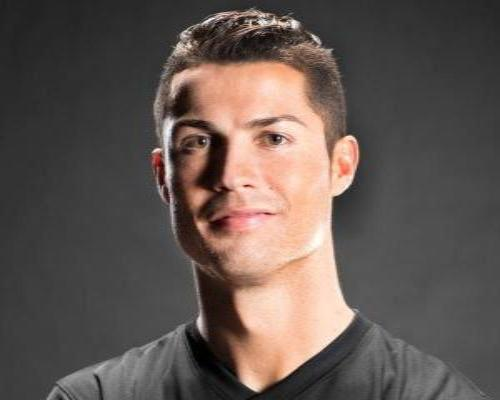
#> input picture 2_Image_Processing/2_Image_Blur/ron.jpg, 500 x 400 px
$ jupyter execute 2_blur_and_boxfilter.ipynb
#> lines starting #> are read from the running program, lines starting #| are printed output that depends on the picture
[cell 1]
import cv2,numpy as np
import matplotlib.pyplot as plt

def convert(img):
    plt.figure(figsize=(10,10))
    return cv2.cvtColor(img,cv2.COLOR_BGR2RGB)

# cv2.blur

    blur(src, ksize[, dst[, anchor[, borderType]]]) -> dst

[cell 2]
img = cv2.imread("./ron.jpg")
#> img is the input picture: shape (400, 500, 3); mean B, G, R 81.8, 86.9, 98.1

[cell 3]
k = (3,3)
new = cv2.blur(img,k)

new = np.hstack((img,new))
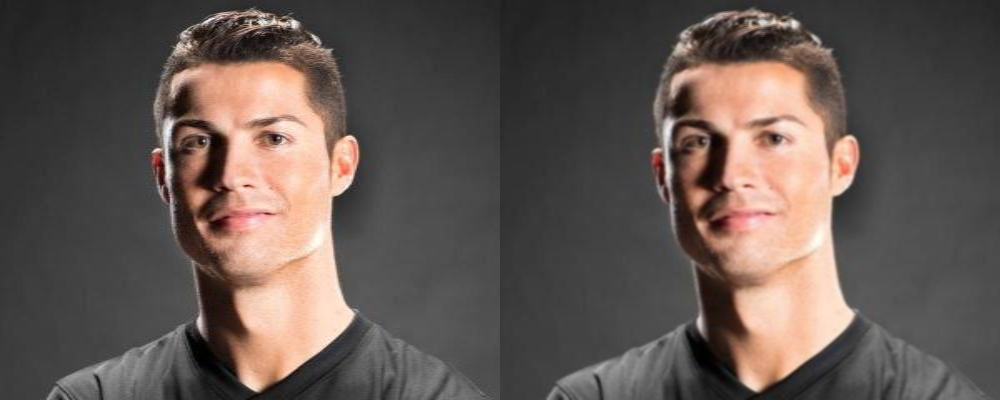
#> new: shape (400, 1000, 3); mean B, G, R 81.8, 86.9, 98.1

plt.imshow(convert(new))

# boxfilter

    boxFilter(src, ddepth, ksize[, dst[, anchor[, normalize[, borderType]]]]) -> dst

[cell 4]
k = (3,3)
new = cv2.boxFilter(img,-1,k,normalize=False)
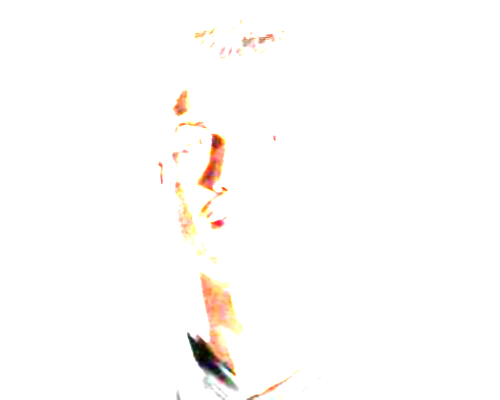
#> new: shape (400, 500, 3); mean B, G, R 251, 252.4, 253.9

new = np.hstack((img,new))
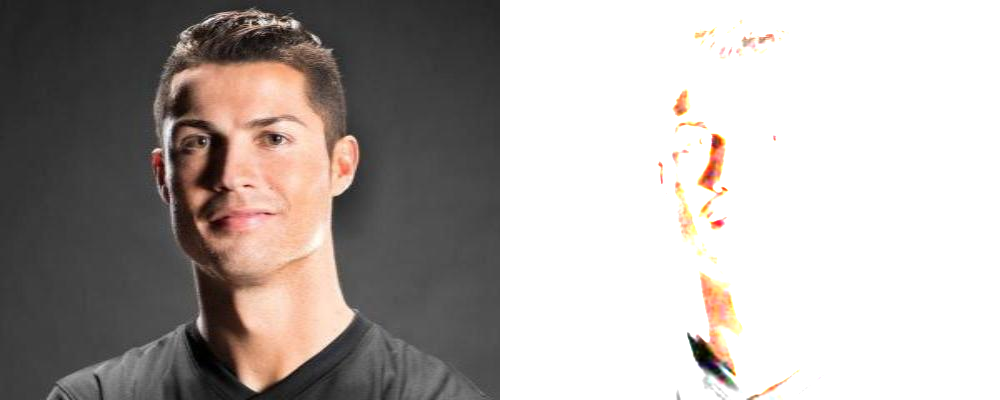
#> new: shape (400, 1000, 3); mean B, G, R 166.4, 169.6, 176
plt.imshow(convert(new))
